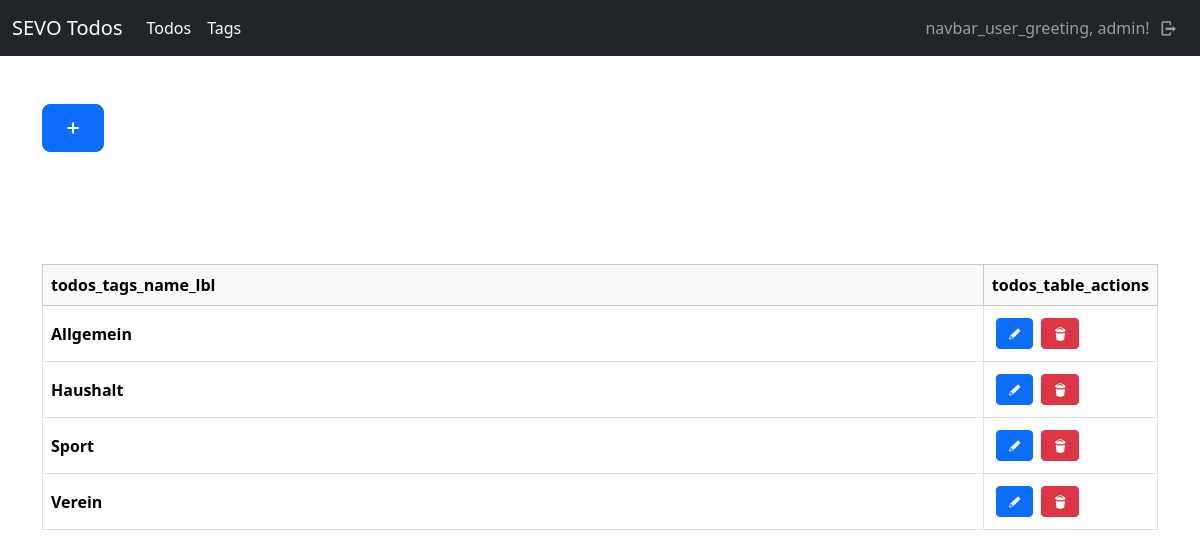
/todos/tags/ (signed in), run on the app's committed database.
### todos/models.py (models this page shows, shortened)
class Tag(models.Model):
    user = models.ForeignKey(User, on_delete=models.CASCADE)
    name = models.CharField(max_length=100)
    class Meta:
        ordering = ["name"]

### todos/views/tag_views.py (the view)
# urls.py: path("tags/", tag_views.tag_index, name="todos-tag-index"),
def tag_index(request):
    if not request.user.is_authenticated:
        return helpers.not_auth_redirect()
    tags = models.Tag.objects.all()
    current_user = request.user
    tags = tags.filter(user=current_user)
    return render(request, "todos/tag/index.html", {
        "title": _("tag_index_title"),
        "tags": tags
    })

### todos/templates/todos/tag/index.html (shortened to what this page needs)
{% extends "base_main.html" %}
{% load i18n %}
{% block header %}
    <div class="container py-5">
        <div class="row">
            <div class="col-lg-12">
                <a class="btn btn-primary btn-lg mb-3" href="{% url "todos-tag-new" %}"><i class="demo-icon icon-plus"></i></a>
            </div>
        </div>
    </div>
{% endblock %}
{% block main %}
    {% include "todos/tag/partials/_table_list.html" %}
{%  endblock %}

### templates/partials/_navbar.html (shortened to what this page needs)
{% load i18n %}
<nav class="navbar navbar-expand-lg navbar-dark bg-dark">
    <div class="container-fluid">
        <a class="navbar-brand" href="/">SEVO Todos</a>
        <div class="collapse navbar-collapse" id="navbarContent">
            <ul class="navbar-nav me-auto mb-2 mb-lg-0">
                {% if user.is_authenticated %}
                <li class="nav-item">
                    <a class="nav-link{% if "todos" in request.path %} active{% endif %}"{% if "todos" in request.path %} aria-current="page"{% endif %} href="{% url "todos-index" %}">Todos</a>
                </li>
                {% endif %}
                {% if user.is_authenticated %}
                <li class="nav-item">
                    <a class="nav-link{% if "tag" in request.path %} active{% endif %}"{% if "tag" in request.path %} aria-current="page"{% endif %} href="{% url "todos-tag-index" %}">Tags</a>
                </li>
                {% endif %}
            </ul>
            {% if user.is_authenticated %}
                <span class="navbar-text navbar-dark">{% trans "navbar_user_greeting" %}, {{ user }}!</span>
            {% endif %}
            <ul class="navbar-nav mb-2 mb-lg-0">
                {% if user.is_authenticated %}
                    <li class="nav-item">
                        <a class="nav-link" href="{% url "sevo-auth-logout" %}"><i class="demo-icon icon-logout"></i></a>
                    </li>
                {% else %}
                    <li class="nav-item">
                        <a class="nav-link {% if "login" in request.path %} active{% endif %}"{% if "members" in request.path %} aria-current="page"{% endif %} href="{% url "sevo-auth-login" %}"><i class="demo-icon icon-user"></i></a>
                    </li>
                {% endif %}
            </ul>
        </div>
    </div>
</nav>

### todos/templates/todos/tag/partials/_table_list.html
{% load i18n %}
<div class="table-responsive">
    <table class="table table-bordered align-middle">
        <thead class="table-light">
        <tr>
            <th scope="col">{% trans "todos_tags_name_lbl" %}</th>
            <th scope="col">{% trans "todos_table_actions" %}</th>
        </tr>
        </thead>
        <tbody>
            {% for tag in tags %}
                <tr>
                    <th scope="row" class="w-100">
                        {{ tag.name }}
                    </th>
                    <td class="w-auto">
                        <div class="d-flex justify-content-start align-content-center">
                            <a class="btn btn-primary btn-sm d-block m-1" href="{% url "todos-tag-update" id=tag.id %}"><i class="demo-icon icon-pencil"></i></a>
                            <a class="btn btn-danger btn-sm d-block m-1" href="{% url "todos-tag-delete" id=tag.id %}"><i class="demo-icon icon-trash"></i></a>
                        </div>
                    </td>
                </tr>
            {% endfor %}
        </tbody>
    </table>
</div>

### data on the page
Tag: name "Allgemein"
Tag: name "Haushalt"
Tag: name "Sport"
Tag: name "Verein"

### other printed values
{{ user }} "admin"
